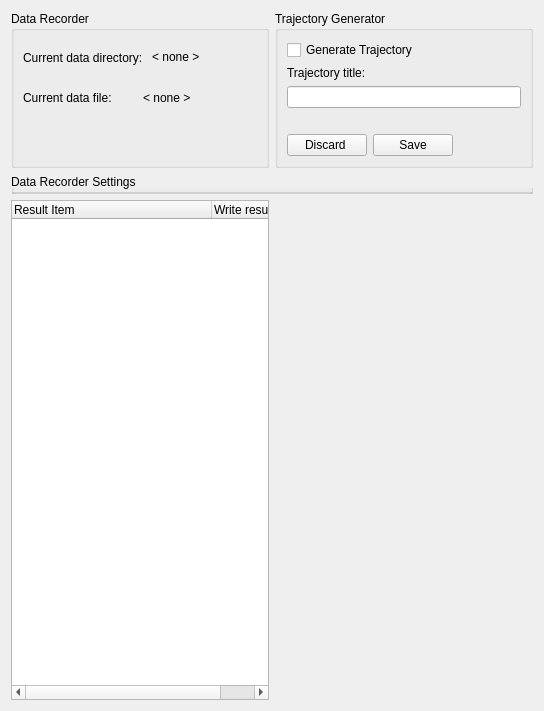
<?xml version="1.0" encoding="UTF-8"?>
<ui version="4.0">
 <class>Form</class>
 <widget class="QWidget" name="Form">
  <property name="geometry">
   <rect>
    <x>0</x>
    <y>0</y>
    <width>544</width>
    <height>648</height>
   </rect>
  </property>
  <property name="minimumSize">
   <size>
    <width>0</width>
    <height>0</height>
   </size>
  </property>
  <property name="windowTitle">
   <string>Data Recorder</string>
  </property>
  <layout class="QGridLayout" name="gridLayout">
   <item row="0" column="1">
    <widget class="QGroupBox" name="groupBox">
     <property name="sizePolicy">
      <sizepolicy hsizetype="Preferred" vsizetype="Minimum">
       <horstretch>0</horstretch>
       <verstretch>0</verstretch>
      </sizepolicy>
     </property>
     <property name="title">
      <string>Trajectory Generator</string>
     </property>
     <layout class="QGridLayout" name="gridLayout_3">
      <item row="2" column="0" colspan="3">
       <widget class="QLineEdit" name="line_trajectory_title"/>
      </item>
      <item row="5" column="1">
       <widget class="QPushButton" name="btn_save">
        <property name="text">
         <string>Save</string>
        </property>
       </widget>
      </item>
      <item row="1" column="0" colspan="2">
       <widget class="QLabel" name="label_trajectory_title">
        <property name="text">
         <string>Trajectory title:</string>
        </property>
        <property name="alignment">
         <set>Qt::AlignBottom|Qt::AlignLeading|Qt::AlignLeft</set>
        </property>
       </widget>
      </item>
      <item row="5" column="0">
       <widget class="QPushButton" name="btn_discard">
        <property name="text">
         <string>Discard </string>
        </property>
       </widget>
      </item>
      <item row="0" column="0" colspan="2">
       <widget class="QCheckBox" name="check_trajectory">
        <property name="text">
         <string>Generate Trajectory</string>
        </property>
       </widget>
      </item>
      <item row="3" column="0" colspan="2">
       <widget class="QLabel" name="label_trajectory_filename">
        <property name="text">
         <string/>
        </property>
       </widget>
      </item>
     </layout>
    </widget>
   </item>
   <item row="0" column="0">
    <widget class="QGroupBox" name="grpBoxDataRecorder">
     <property name="sizePolicy">
      <sizepolicy hsizetype="Preferred" vsizetype="Minimum">
       <horstretch>0</horstretch>
       <verstretch>0</verstretch>
      </sizepolicy>
     </property>
     <property name="title">
      <string>Data Recorder</string>
     </property>
     <layout class="QHBoxLayout" name="horizontalLayout">
      <item>
      <layout class="QVBoxLayout" name="verticalLayout_1">

      <item>
       <layout class="QHBoxLayout" name="horizontalLayout_1">
        <item>
         <widget class="QLabel" name="lblCurrentDataDir">
          <property name="text">
           <string>Current data directory: </string>
          </property>
         </widget>
        </item>
        <item>
         <widget class="QLabel" name="lbl_data_directoryname">
          <property name="text">
           <string>&lt; none &gt;</string>
          </property>
         </widget>
        </item>
       </layout>
      </item>

      <item>
       <layout class="QHBoxLayout" name="horizontalLayout_3">
        <item>
         <widget class="QLabel" name="lblCurrentDataFile">
          <property name="text">
           <string>Current data file: </string>
          </property>
         </widget>
        </item>
        <item>
         <widget class="QLabel" name="lbl_data_filename">
          <property name="text">
           <string>&lt; none &gt;</string>
          </property>
         </widget>
        </item>
       </layout>
      </item>


      <item>
       <layout class="QHBoxLayout" name="horizontalLayout_4">
        <item alignment="Qt::AlignRight">
         <widget class="QLabel" name="lbl_message_recorder">
          <property name="text">
           <string>&lt;Message&gt;</string>
          </property>
         </widget>
        </item>
       </layout>
      </item>
      

      </layout>
      </item>



     </layout>
    </widget>


   </item>
   <item row="1" column="0" colspan="2">
    <widget class="QGroupBox" name="grpBoxDataRecorderSettings">
     <property name="sizePolicy">
      <sizepolicy hsizetype="Preferred" vsizetype="MinimumExpanding">
       <horstretch>0</horstretch>
       <verstretch>0</verstretch>
      </sizepolicy>
     </property>
     <property name="minimumSize">
      <size>
       <width>0</width>
       <height>20</height>
      </size>
     </property>
     <property name="title">
      <string>Data Recorder Settings</string>
     </property>
     <layout class="QVBoxLayout" name="verticalLayout_items"/>
    </widget>
   </item>

   <item>
    <widget class="QTreeWidget" name="treeWidget">
     <attribute name="headerMinimumSectionSize">
      <number>100</number>
     </attribute>
     <attribute name="headerDefaultSectionSize">
      <number>200</number>
     </attribute>
     <column>
      <property name="text">
       <string>Result Item</string>
      </property>
     </column>
     <column>
      <property name="text">
       <string>Write result</string>
      </property>
     </column>

     <property name="sizePolicy">
      <sizepolicy hsizetype="Preferred" vsizetype="MinimumExpanding">
       <horstretch>0</horstretch>
       <verstretch>0</verstretch>
      </sizepolicy>
     </property>
     <property name="minimumSize">
      <size>
       <width>0</width>
       <height>500</height>
      </size>
     </property>



    </widget>
   </item>


  </layout>
 </widget>
 <resources/>
 <connections/>
</ui>
